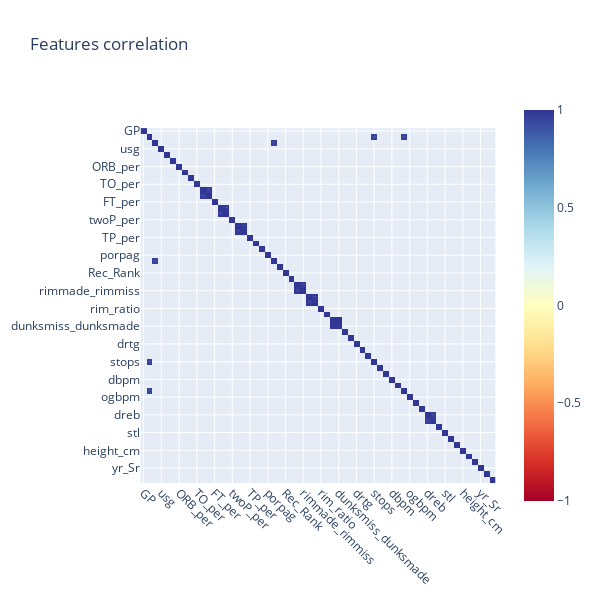

Notebook cell for this chart:
### Markdown cell above
**[6.1] Correlation**

### Code cell
features = X_train.select_dtypes(include='number')
corr_matrix = features.corr().round(2)
sign_corr_matrix = corr_matrix[(corr_matrix>=0.95) | (corr_matrix <=-0.95)]

import plotly.express as px
#Create correlation heatmap
fig = px.imshow(sign_corr_matrix, x=sign_corr_matrix.columns, y=sign_corr_matrix.columns,
                zmin=-1, zmax=1, color_continuous_scale='RdYlBu',title='Features correlation', text_auto=True)

#Update the layout
fig.update_layout(width=600, height=600)
fig.update_xaxes(tickangle=45)
fig.show()

### Figure 1 — Plotly figure (JSON) as saved in the notebook; plotly's stock layout.template omitted (floating-point values rounded to 4 significant figures; data arrays with more than 128 entries replaced by an {"elided": "..."} marker saying what was removed)
{"data": [{"coloraxis": "coloraxis", "hovertemplate": "x: %{x}<br>y: %{y}<br>color: %{z}<extra></extra>", "name": "0", "texttemplate": "%{z}", "type": "heatmap", "x": ["GP", "Min_per", "Ortg", "usg", "eFG", "TS_per", "ORB_per", "DRB_per", "AST_per", "TO_per", "FTM", "FTA", "FT_per", "twoPM", "twoPA", "twoP_per", "TPM", "TPA", "TP_per", "blk_per", "stl_per", "porpag", "adjoe", "year", "Rec_Rank", "ast_tov", "rimmade", "rimmade_rimmiss", "midmade", "midmade_midmiss", "rim_ratio", "mid_ratio", "dunksmade", "dunksmiss_dunksmade", "dunks_ratio", "pick", "drtg", "adrtg", "dporpag", "stops", "bpm", "obpm", "dbpm", "gbpm", "mp", "ogbpm", "dgbpm", "oreb", "dreb", "treb", "ast", "stl", "blk", "pts", "height_cm", "yr_Jr", "yr_So", "yr_Sr", "Picked1", "Recruited1"], "xaxis": "x", "y": ["GP", "Min_per", "Ortg", "usg", "eFG", "TS_per", "ORB_per", "DRB_per", "AST_per", "TO_per", "FTM", "FTA", "FT_per", "twoPM", "twoPA", "twoP_per", "TPM", "TPA", "TP_per", "blk_per", "stl_per", "porpag", "adjoe", "year", "Rec_Rank", "ast_tov", "rimmade", "rimmade_rimmiss", "midmade", "midmade_midmiss", "rim_ratio", "mid_ratio", "dunksmade", "dunksmiss_dunksmade", "dunks_ratio", "pick", "drtg", "adrtg", "dporpag", "stops", "bpm", "obpm", "dbpm", "gbpm", "mp", "ogbpm", "dgbpm", "oreb", "dreb", "treb", "ast", "stl", "blk", "pts", "height_cm", "yr_Jr", "yr_So", "yr_Sr", "Picked1", "Recruited1"], "yaxis": "y", "z": {"elided": "60x60 float values"}}], "layout": {"coloraxis": {"cmax": 1, "cmin": -1, "colorscale": [[0, "rgb(165,0,38)"], [0.1, "rgb(215,48,39)"], [0.2, "rgb(244,109,67)"], [0.3, "rgb(253,174,97)"], [0.4, "rgb(254,224,144)"], [0.5, "rgb(255,255,191)"], [0.6, "rgb(224,243,248)"], [0.7, "rgb(171,217,233)"], [0.8, "rgb(116,173,209)"], [0.9, "rgb(69,117,180)"], [1, "rgb(49,54,149)"]]}, "height": 600, "title": {"text": "Features correlation"}, "width": 600, "xaxis": {"anchor": "y", "autorange": true, "constrain": "domain", "domain": [0, 1], "range": [-0.5, 59.5], "scaleanchor": "y", "tickangle": 45, "type": "category"}, "yaxis": {"anchor": "x", "autorange": true, "constrain": "domain", "domain": [0.06841, 0.9316], "range": [59.5, -0.5], "type": "category"}}}
